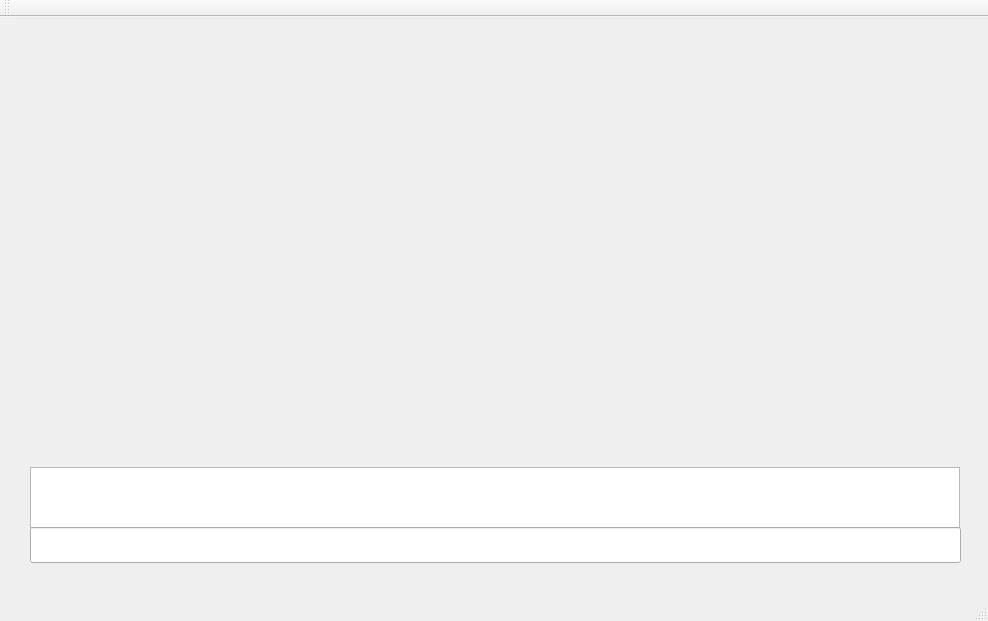
<?xml version="1.0" encoding="UTF-8"?>
<ui version="4.0">
 <class>MainWindow</class>
 <widget class="QMainWindow" name="MainWindow">
  <property name="geometry">
   <rect>
    <x>0</x>
    <y>0</y>
    <width>988</width>
    <height>621</height>
   </rect>
  </property>
  <property name="windowTitle">
   <string>MainWindow</string>
  </property>
  <widget class="QWidget" name="centralWidget">
   <widget class="DrawWindow" name="drawWidget" native="true">
    <property name="geometry">
     <rect>
      <x>30</x>
      <y>0</y>
      <width>930</width>
      <height>441</height>
     </rect>
    </property>
   </widget>
   <widget class="QPlainTextEdit" name="commandsHistory">
    <property name="enabled">
     <bool>true</bool>
    </property>
    <property name="geometry">
     <rect>
      <x>30</x>
      <y>450</y>
      <width>930</width>
      <height>61</height>
     </rect>
    </property>
    <property name="focusPolicy">
     <enum>Qt::NoFocus</enum>
    </property>
    <property name="readOnly">
     <bool>true</bool>
    </property>
   </widget>
   <widget class="QLineEdit" name="commandLine">
    <property name="geometry">
     <rect>
      <x>30</x>
      <y>510</y>
      <width>931</width>
      <height>36</height>
     </rect>
    </property>
   </widget>
  </widget>
  <widget class="QMenuBar" name="menuBar">
   <property name="geometry">
    <rect>
     <x>0</x>
     <y>0</y>
     <width>988</width>
     <height>28</height>
    </rect>
   </property>
  </widget>
  <widget class="QToolBar" name="mainToolBar">
   <attribute name="toolBarArea">
    <enum>TopToolBarArea</enum>
   </attribute>
   <attribute name="toolBarBreak">
    <bool>false</bool>
   </attribute>
  </widget>
  <widget class="QStatusBar" name="statusBar"/>
 </widget>
 <layoutdefault spacing="6" margin="11"/>
 <customwidgets>
  <customwidget>
   <class>DrawWindow</class>
   <extends>QWidget</extends>
   <header location="global">drawwindow.hpp</header>
   <container>1</container>
  </customwidget>
 </customwidgets>
 <resources/>
 <connections/>
</ui>
